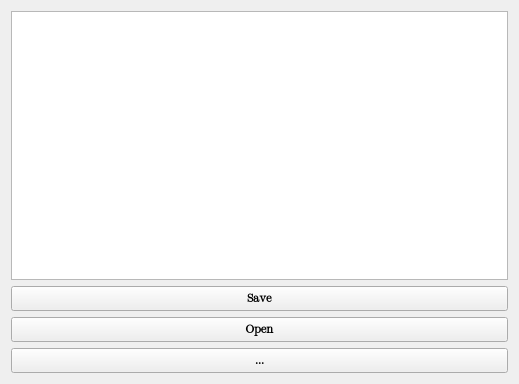
<?xml version="1.0" encoding="UTF-8"?>
<ui version="4.0">
 <class>MainWindow</class>
 <widget class="QMainWindow" name="MainWindow">
  <property name="geometry">
   <rect>
    <x>0</x>
    <y>0</y>
    <width>519</width>
    <height>384</height>
   </rect>
  </property>
  <property name="windowTitle">
   <string>MainWindow</string>
  </property>
  <widget class="QWidget" name="centralWidget">
   <layout class="QHBoxLayout" name="horizontalLayout_2">
    <item>
     <layout class="QVBoxLayout" name="verticalLayout">
      <item>
       <layout class="QVBoxLayout" name="verticalLayout_2">
        <item>
         <widget class="QTextEdit" name="teText"/>
        </item>
        <item>
         <widget class="QPushButton" name="pbSave">
          <property name="font">
           <font>
            <family>Noto Color Emoji</family>
            <weight>75</weight>
            <bold>true</bold>
           </font>
          </property>
          <property name="text">
           <string>Save</string>
          </property>
         </widget>
        </item>
        <item>
         <widget class="QPushButton" name="pbOpen">
          <property name="font">
           <font>
            <family>Noto Color Emoji</family>
            <weight>75</weight>
            <bold>true</bold>
           </font>
          </property>
          <property name="text">
           <string>Open</string>
          </property>
         </widget>
        </item>
       </layout>
      </item>
      <item>
       <widget class="QPushButton" name="pbToggle">
        <property name="font">
         <font>
          <family>Noto Color Emoji</family>
          <weight>75</weight>
          <bold>true</bold>
         </font>
        </property>
        <property name="text">
         <string>...</string>
        </property>
       </widget>
      </item>
     </layout>
    </item>
   </layout>
  </widget>
 </widget>
 <layoutdefault spacing="6" margin="11"/>
 <resources/>
 <connections/>
</ui>
